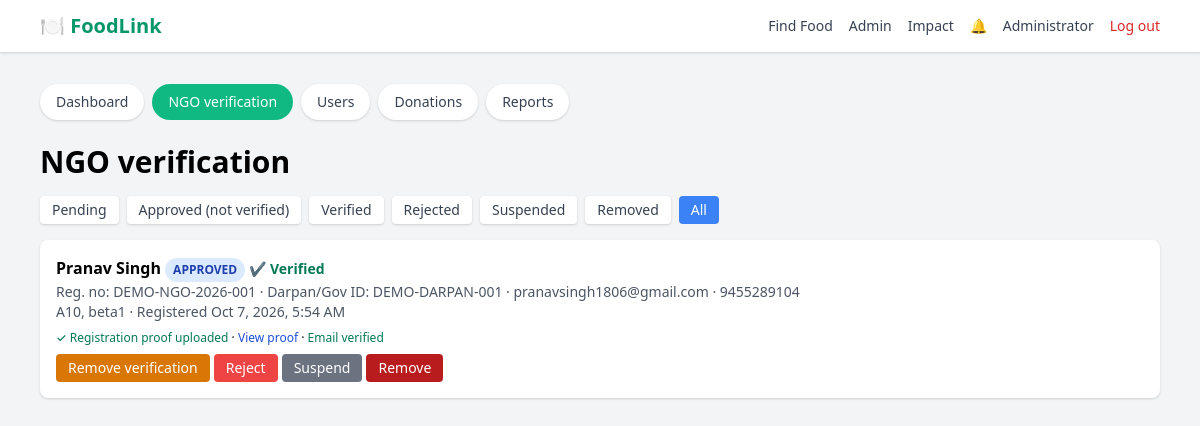
/admin/ngos?f=all (signed in), run on the app's committed database.
### tables this page shows
CREATE TABLE users (
    id INTEGER PRIMARY KEY AUTOINCREMENT,
    role TEXT NOT NULL CHECK (role IN ('donor','ngo','admin')),
    name TEXT NOT NULL,
    email TEXT NOT NULL UNIQUE,
    password_hash TEXT NOT NULL,
    phone TEXT, address TEXT, lat REAL, lng REAL,
    reg_number TEXT,
    ngo_darpan_id TEXT,
    verification_doc TEXT,
    verification_doc_name TEXT,
    ngo_status TEXT CHECK (ngo_status IN ('PENDING','APPROVED','REJECTED')),
    is_verified INTEGER NOT NULL DEFAULT 0,
    account_status TEXT NOT NULL DEFAULT 'active' CHECK (account_status IN ('active','suspended','removed')),
    email_verified INTEGER NOT NULL DEFAULT 0,
    created_at TEXT NOT NULL
);

### app.py (the view)
@app.route('/admin/ngos')
@role_required('admin')
def admin_ngos():
    f = request.args.get('f', 'pending')
    cond = {'pending': "ngo_status = 'PENDING' AND account_status != 'removed'",
            'approved': "ngo_status = 'APPROVED' AND is_verified = 0 AND account_status != 'removed'",
            'verified': "ngo_status = 'APPROVED' AND is_verified = 1 AND account_status != 'removed'",
            'rejected': "ngo_status = 'REJECTED' AND account_status != 'removed'",
            'suspended': "account_status = 'suspended'", 'removed': "account_status = 'removed'",
            'all': '1=1'}.get(f)
    if cond is None:
        f, cond = 'pending', "ngo_status = 'PENDING' AND account_status != 'removed'"
    rows = get_db().execute(f"SELECT * FROM users WHERE role = 'ngo' AND {cond} ORDER BY created_at DESC LIMIT 300").fetchall()
    return render_template('templates/admin_ngos.html', rows=rows, f=f)

### app.py (called while the page is built)
def get_db():
    if 'db' not in g:
        g.db = sqlite3.connect(app.config['DATABASE'])
        g.db.row_factory = sqlite3.Row
        g.db.execute('PRAGMA foreign_keys = ON')
    return g.db

def now_utc():
    return datetime.now(timezone.utc).replace(tzinfo=None, microsecond=0)

def fmt(dt):
    return dt.strftime('%Y-%m-%d %H:%M:%S')

def utcnow_str():
    return fmt(now_utc())

@app.template_filter('iso')
def iso_filter(ts):
    return ts.replace(' ', 'T') + 'Z' if ts else ''

def csrf_token():
    if 'csrf_token' not in session:
        session['csrf_token'] = secrets.token_urlsafe(24)
    return session['csrf_token']

@app.before_request
def before():
    if request.endpoint == 'static':
        return
    g.user = None
    uid = session.get('uid')
    if uid:
        u = get_db().execute('SELECT * FROM users WHERE id = ?', (uid,)).fetchone()
        if u and u['account_status'] == 'active':
            g.user = u
        else:
            session.clear()
    if request.method in ('POST', 'PUT', 'PATCH', 'DELETE'):
        sent, expected = request.form.get('csrf_token', ''), session.get('csrf_token', '')
        if not expected or not hmac.compare_digest(sent, expected):
            abort(400, 'Your session expired or the form was invalid. Go back, refresh the page and try again.')
    run_maintenance()

@app.after_request
def security_headers(resp):
    resp.headers.setdefault('X-Content-Type-Options', 'nosniff')
    resp.headers.setdefault('X-Frame-Options', 'SAMEORIGIN')
    resp.headers.setdefault('Referrer-Policy', 'same-origin')
    return resp

@app.context_processor
def inject_user_context():
    unread = 0
    if g.get('user'):
        unread = get_db().execute('SELECT COUNT(*) FROM notifications WHERE user_id = ? AND is_read = 0',
                                  (g.user['id'],)).fetchone()[0]
    return {'unread_count': unread}

def role_required(*roles):
    def deco(f):
        @wraps(f)
        def wrapper(*a, **kw):
            if not g.user:
                flash('Please log in to continue.', 'error')
                nxt = request.full_path.rstrip('?') if request.method == 'GET' else None
                return redirect(url_for('login', next=nxt) if nxt else url_for('login'))
            if g.user['role'] not in roles:
                abort(403)
            return f(*a, **kw)
        return wrapper
    return deco

### templates/admin_ngos.html (shortened to what this page needs)
{% extends 'templates/admin_base.html' %}
{% from 'templates/_macros.html' import badge, btn, localtime %}
{% block admin %}
    <h1 class="text-3xl font-bold mb-4">NGO verification</h1>
    <div class="flex flex-wrap gap-2 mb-4 text-sm">
        {% for k, label in [('pending', 'Pending'), ('approved', 'Approved (not verified)'), ('verified', 'Verified'), ('rejected', 'Rejected'), ('suspended', 'Suspended'), ('removed', 'Removed'), ('all', 'All')] %}
        <a href="/admin/ngos?f={{ k }}" class="px-3 py-1 rounded {{ 'bg-blue-500 text-white' if f == k else 'bg-white text-gray-700 shadow' }}">{{ label }}</a>
        {% endfor %}
    </div>
    {% if rows %}
    <div class="space-y-3">{% for n in rows %}
        <div class="bg-white rounded-lg shadow p-4">
            <div class="flex flex-wrap items-start justify-between gap-2">
                <div>
                    <p class="font-semibold">{{ n.name }}
                        {{ badge(n.ngo_status) }}
                        {% if n.is_verified %}<span class="text-green-700 text-sm">✔ Verified</span>{% endif %}
                        {% if n.account_status != 'active' %}{{ badge('CANCELLED' if n.account_status == 'removed' else 'REJECTED') }} <span class="text-xs text-gray-500">{{ n.account_status }}</span>{% endif %}</p>
                    <p class="text-sm text-gray-600">Reg. no: {{ n.reg_number }} · Darpan/Gov ID: {{ n.ngo_darpan_id or 'Missing' }} · {{ n.email }} · {{ n.phone }}</p>
                    <p class="text-sm text-gray-600">{{ n.address }} · Registered {{ localtime(n.created_at) }}</p>
                    <div class="mt-2 text-xs">
                        {% if n.verification_doc %}
                            <span class="text-green-700 font-medium">✓ Registration proof uploaded</span>
                            · <a class="text-blue-700 hover:underline" target="_blank" rel="noopener" href="/admin/ngos/{{ n.id }}/verification-document">View proof</a>
                        {% else %}
                            <span class="text-red-600 font-medium">✗ Registration proof missing</span>
                        {% endif %}
                        {% if n.email_verified %} · <span class="text-green-700">Email verified</span>{% else %} · <span class="text-yellow-700">Email not verified</span>{% endif %}
                    </div>
                </div>
                <div class="flex flex-wrap gap-1">
                    {% if n.account_status != 'removed' %}
                        {% if n.is_verified %}{{ btn('/admin/users/%d/unverify'|format(n.id), 'Remove verification', 'bg-yellow-600 hover:bg-yellow-700', 'Remove verification? Its pending requests will be cancelled.') }}{% endif %}
                        {% if n.ngo_status != 'REJECTED' %}{{ btn('/admin/users/%d/reject'|format(n.id), 'Reject', 'bg-red-500 hover:bg-red-600', 'Reject this NGO?') }}{% endif %}
                        {% if n.account_status == 'active' %}{{ btn('/admin/users/%d/suspend'|format(n.id), 'Suspend', 'bg-gray-500 hover:bg-gray-600', 'Suspend this NGO? It will be logged out and cannot log in.') }}
                        {% else %}{{ btn('/admin/users/%d/reactivate'|format(n.id), 'Reactivate', 'bg-green-500 hover:bg-green-600') }}{% endif %}
                        {{ btn('/admin/users/%d/remove'|format(n.id), 'Remove', 'bg-red-700 hover:bg-red-800', 'Remove this NGO account?') }}
                    {% else %}{{ btn('/admin/users/%d/reactivate'|format(n.id), 'Restore', 'bg-green-500 hover:bg-green-600') }}{% endif %}
                </div>
            </div>
        </div>
    {% endfor %}</div>
    {% else %}<p class="text-gray-600">No NGOs in this list.</p>{% endif %}
{% endblock %}

### templates/_macros.html (shortened to what this page needs)
{% macro badge(status) -%}
{%- set colors = {'AVAILABLE': 'bg-green-100 text-green-800', 'REQUESTED': 'bg-yellow-100 text-yellow-800',
  'ACCEPTED': 'bg-blue-100 text-blue-800', 'PICKED_UP': 'bg-purple-100 text-purple-800',
  'COMPLETED': 'bg-green-200 text-green-900', 'EXPIRED': 'bg-red-100 text-red-800',
  'CANCELLED': 'bg-gray-200 text-gray-700', 'PENDING': 'bg-yellow-100 text-yellow-800',
  'REJECTED': 'bg-red-100 text-red-800', 'OPEN': 'bg-yellow-100 text-yellow-800',
  'RESOLVED': 'bg-green-100 text-green-800', 'APPROVED': 'bg-blue-100 text-blue-800'} -%}
<span class="inline-block text-xs font-semibold px-2 py-1 rounded-full {{ colors.get(status, 'bg-gray-100 text-gray-700') }}">{{ status.replace('_', ' ') }}</span>
{%- endmacro %}
{% macro localtime(ts) -%}<time class="js-local" datetime="{{ ts|iso }}">{{ ts }} UTC</time>{%- endmacro %}
{% macro btn(url, label, cls='bg-blue-500 hover:bg-blue-600', ask=None, fields={}) -%}
<form method="POST" action="{{ url }}" class="inline"{% if ask %} onsubmit="return confirm('{{ ask }}')"{% endif %}>
<button type="submit" class="text-white text-sm py-1 px-3 rounded {{ cls }}">{{ label }}</button>
</form>
{%- endmacro %}

### templates/base.html (shortened to what this page needs)
<!DOCTYPE html>
<html lang="en">
<head>
    <link href="https://cdn.jsdelivr.net/npm/tailwindcss@2.2.19/dist/tailwind.min.css" rel="stylesheet">
</head>
<body class="min-h-screen {% block body_class %}bg-green-100{% endblock %}">
<nav class="bg-white shadow">
    <div class="max-w-6xl mx-auto px-4 py-3 flex flex-wrap items-center justify-between">
        <a href="/" class="text-xl font-bold text-green-600">🍽️ FoodLink</a>
        <div class="flex flex-wrap items-center gap-x-4 gap-y-2 text-sm text-gray-700">
            <a href="/find" class="hover:text-green-600">Find Food</a>
            {% if g.user and g.user.role == 'donor' %}
                <a href="/post" class="hover:text-green-600">Post Food</a>
                <a href="/my/donations" class="hover:text-green-600">My Donations</a>
            {% elif g.user and g.user.role == 'ngo' %}
                <a href="/my/requests" class="hover:text-green-600">My Requests</a>
            {% elif g.user and g.user.role == 'admin' %}
                <a href="/admin" class="hover:text-green-600">Admin</a>
            {% endif %}
            <a href="/impact" class="hover:text-green-600">Impact</a>
            {% if g.user %}
                <a href="/notifications" class="hover:text-green-600" title="Notifications">🔔{% if unread_count %}<span class="ml-1 bg-red-500 text-white text-xs rounded-full px-2 py-0.5">{{ unread_count }}</span>{% endif %}</a>
                <a href="/profile" class="hover:text-green-600">{{ g.user.name }}</a>
                <form method="POST" action="/logout" class="inline">
                    <button type="submit" class="text-red-600 hover:underline">Log out</button>
                </form>
            {% else %}
                <a href="/login" class="hover:text-green-600">Log in</a>
                <a href="/signup" class="bg-green-500 text-white px-3 py-1 rounded-full hover:bg-green-600">Sign up</a>
            {% endif %}
        </div>
    </div>
</nav>
<main class="{% block main_class %}{% endblock %}"{% block main_attrs %}{% endblock %}>
{% block content %}{% endblock %}
</main>
</body>
</html>

### data on the page
users: user.name "Administrator"
users: name "Pranav Singh", replace "APPROVED", is_verified "✔ Verified", reg_number "DEMO-NGO-2026-001", ngo_darpan "DEMO-DARPAN-001", email "pranavsingh1806@gmail.com", phone "9455289104", address "A10, beta1", email_verified "Email verified", label "Remove verification Reject Suspend Remove"

### other printed values
{{ label }} "Dashboard" "NGO verification" "Users" "Donations" "Reports"
{{ label }} "Pending" "Approved (not verified)" "Verified" "Rejected" "Suspended" "Removed" "All"
